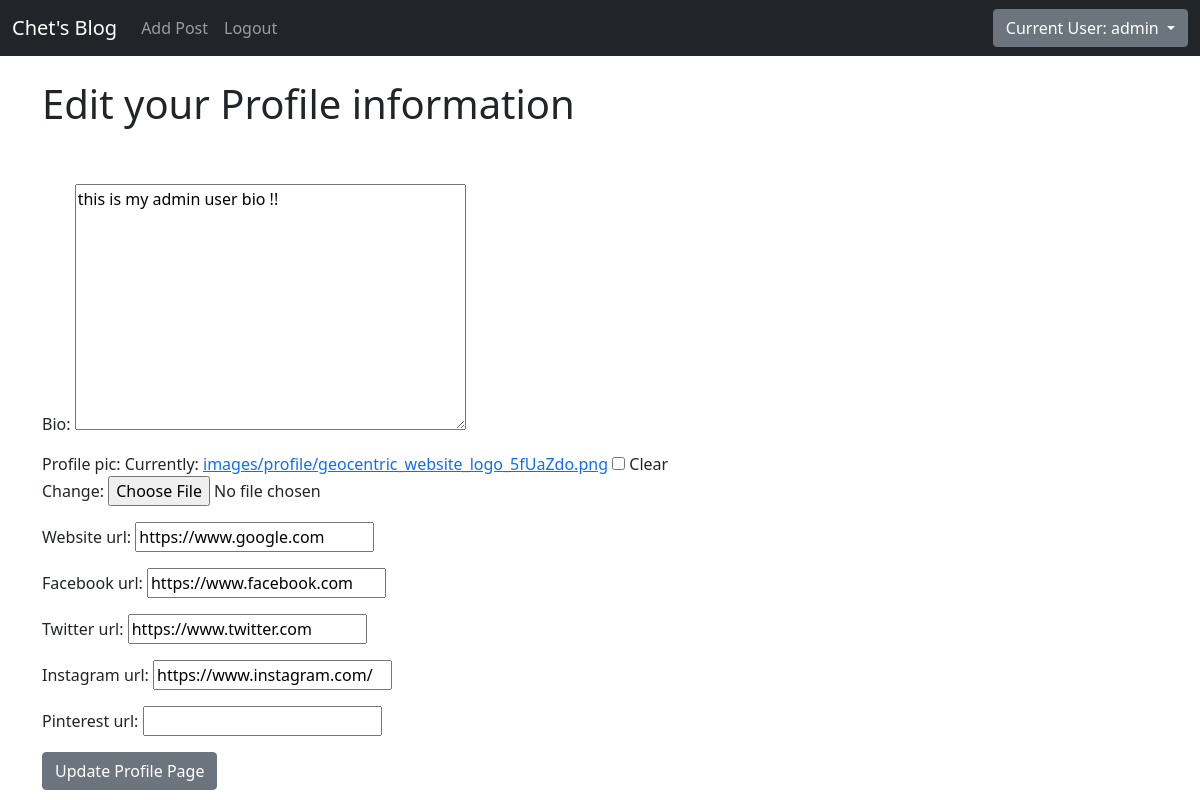
The app's page /members/1/edit_profile_page/ (signed in), older data.
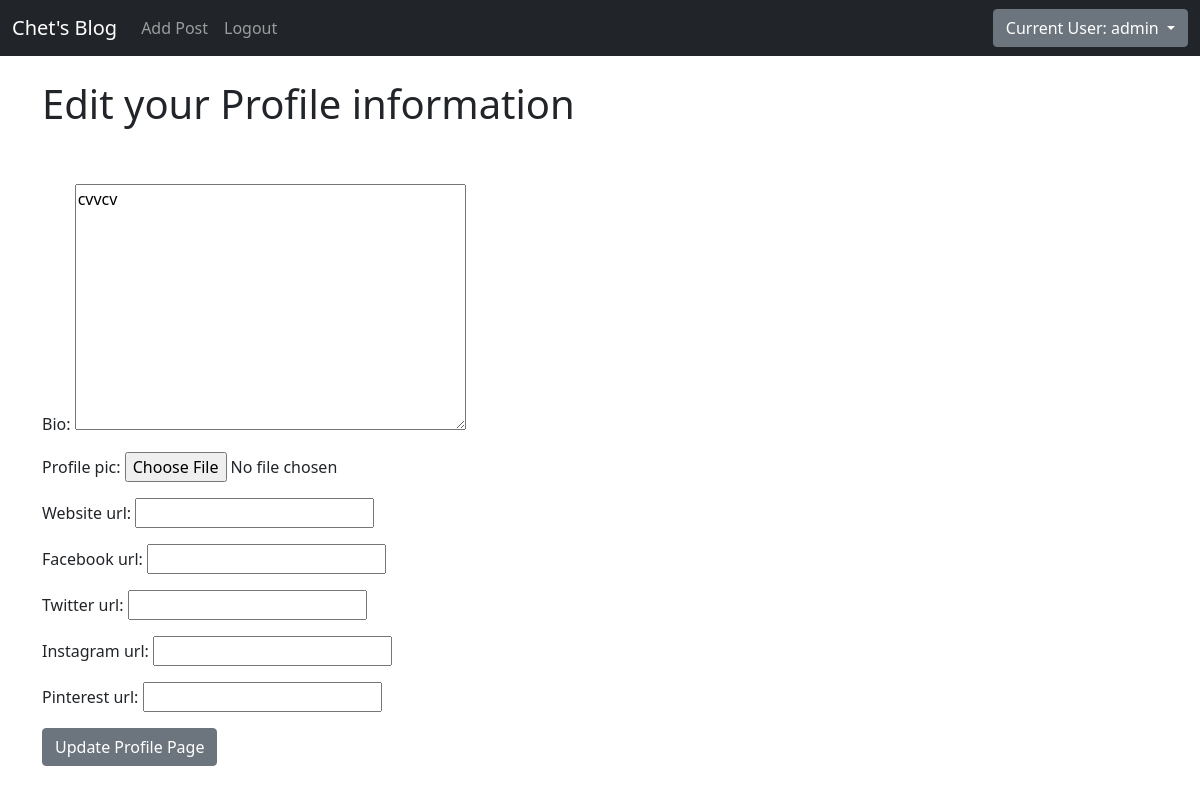
The same page, newer data.
### theblog/models.py (models this page shows, shortened)
class Profile(models.Model):
	user = models.OneToOneField(User, null=True, on_delete=models.CASCADE)
	bio = models.TextField()
	profile_pic = models.ImageField(null=True, blank=True, upload_to='images/profile/')
	website_url = models.CharField(max_length=255, null=True, blank=True)
	facebook_url = models.CharField(max_length=255, null=True, blank=True)
	twitter_url = models.CharField(max_length=255, null=True, blank=True)
	instagram_url = models.CharField(max_length=255, null=True, blank=True)
	pinterest_url = models.CharField(max_length=255, null=True, blank=True)

### members/views.py (the view)
# urls.py: path('<int:pk>/edit_profile_page/', EditProfilePageView.as_view(), name='edit_profile_page'),            # ADDED .. the pth that will disply the edit users profile form !
class EditProfilePageView(generic.UpdateView):                                      # ADDED ... created class .... using same parameter as usereditview since we want user to be able to edit there profile
	model = Profile
	template_name = 'registration/edit_profile_page.html'
	fields = ['bio', 'profile_pic', 'website_url', 'facebook_url', 'twitter_url', 'instagram_url', 'pinterest_url']    # all the fields user can edit
	success_url = reverse_lazy('home')                                                                                 # after editing will redirect to home page

### members/templates/registration/edit_profile_page.html (shortened to what this page needs)
{% extends 'base.html' %}
{% block content %}
{% if user.is_authenticated %}
	{% if user.id == profile.user.id %}
		<h1>Edit your Profile information</h1>
		<br/><br/>
		<div class="form-group">
			<form method='POST' enctype="multipart/form-data">
				{{ form.as_p }}
				<button class="btn btn-secondary">Update Profile Page</button>
			</form>
		</div>
	{% else %}
		You cannot edit another users profile
	{% endif %}
{% else %}
	You are not allowed to edit unless your logged in
{% endif %}
{% endblock %}

Row changes from the older to the newer data that the page shows:
changed Profile: bio "this is my admin user bio !!" → "cvvcv"; website_url "https://www.google.com" → (not shown); facebook_url "https://www.facebook.com" → (not shown); twitter_url "https://www.twitter.com" → (not shown); instagram_url "https://www.instagram.com/" → (not shown)
Text that changed along with them:
form field as_p: "☐" → (not shown)
text no longer shown: "Bio: Profile pic: Currently: images/profile/geocentric_website_logo_5fUaZdo.png Clear Change: Website url: Facebook url: Twitter url: Instagram url: Pinterest url:"
text now shown: "Bio: Profile pic: Website url: Facebook url: Twitter url: Instagram url: Pinterest url:"
